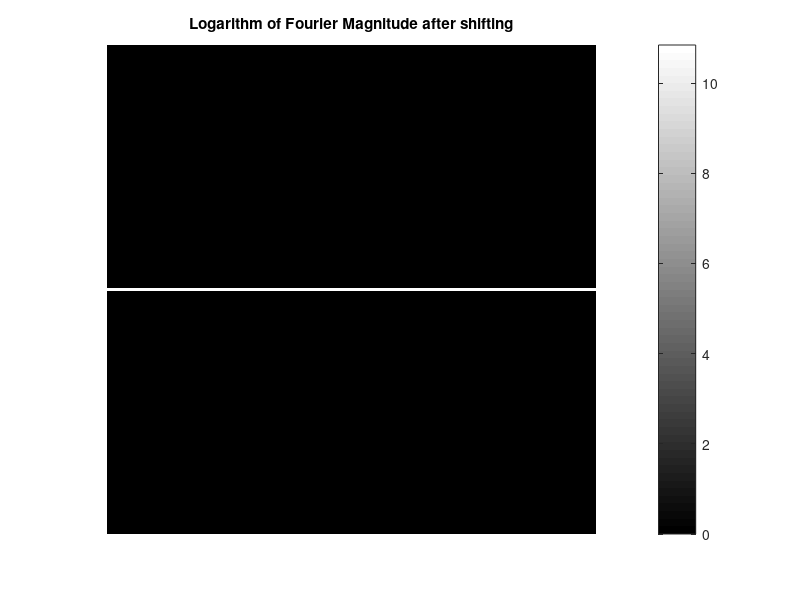

MATLAB code for this plot:

image = zeros(201, 201);
image(1:201, 101) = 255;
F = fft2(image);

F_shifted = fftshift(F);
log_magnitude = log(1 + abs(F_shifted));

figure(1);
imshow(log_magnitude, [min(log_magnitude(:)) max(log_magnitude(:))]);
title('Logarithm of Fourier Magnitude after shifting');
colormap('jet');
colorbar;

imwrite(log_magnitude, 'q4.png');
